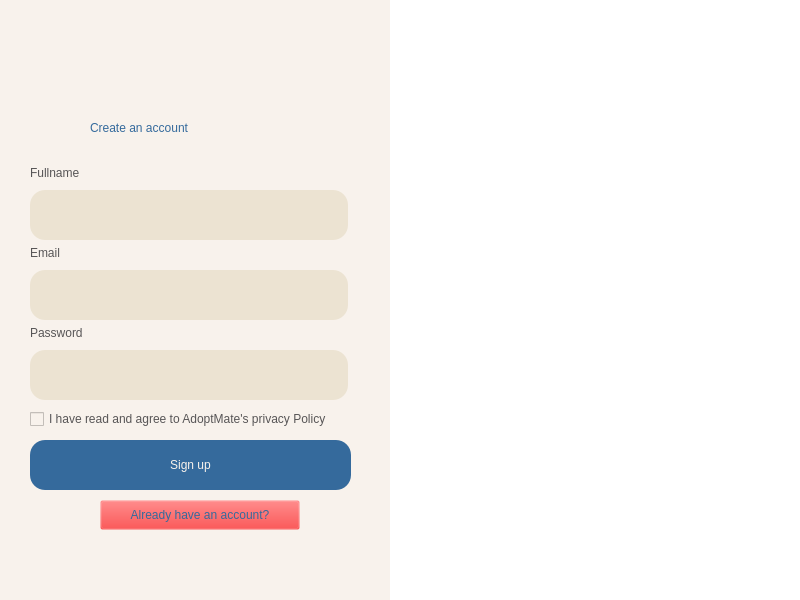
<?xml version="1.0" encoding="UTF-8"?>
<ui version="4.0">
 <class>MainWindow</class>
 <widget class="QMainWindow" name="MainWindow">
  <property name="geometry">
   <rect>
    <x>0</x>
    <y>0</y>
    <width>800</width>
    <height>600</height>
   </rect>
  </property>
  <property name="windowTitle">
   <string>MainWindow</string>
  </property>
  <property name="styleSheet">
   <string notr="true">background-color: #F8F2EC;</string>
  </property>
  <widget class="QWidget" name="centralwidget">
   <widget class="QLabel" name="label_4">
    <property name="geometry">
     <rect>
      <x>30</x>
      <y>160</y>
      <width>318</width>
      <height>25</height>
     </rect>
    </property>
    <property name="maximumSize">
     <size>
      <width>16777215</width>
      <height>25</height>
     </size>
    </property>
    <property name="styleSheet">
     <string notr="true">font: 12pt &quot;Bahnschrift&quot;;
color: #575556;</string>
    </property>
    <property name="text">
     <string>Fullname</string>
    </property>
   </widget>
   <widget class="QLineEdit" name="txtEmail">
    <property name="geometry">
     <rect>
      <x>30</x>
      <y>190</y>
      <width>318</width>
      <height>50</height>
     </rect>
    </property>
    <property name="maximumSize">
     <size>
      <width>16777215</width>
      <height>50</height>
     </size>
    </property>
    <property name="styleSheet">
     <string notr="true">background-color: #ECE3D2;
color: #356A9C;
font: 12pt &quot;Segoe UI&quot;;
border-radius: 15px;
padding-left: 5px;</string>
    </property>
   </widget>
   <widget class="QPushButton" name="btnLogin">
    <property name="geometry">
     <rect>
      <x>30</x>
      <y>440</y>
      <width>321</width>
      <height>50</height>
     </rect>
    </property>
    <property name="minimumSize">
     <size>
      <width>0</width>
      <height>50</height>
     </size>
    </property>
    <property name="maximumSize">
     <size>
      <width>16777215</width>
      <height>50</height>
     </size>
    </property>
    <property name="cursor">
     <cursorShape>PointingHandCursor</cursorShape>
    </property>
    <property name="styleSheet">
     <string notr="true">border-radius: 15px;
font: 600 16pt &quot;Bahnschrift&quot;;
background-color: #356a9c;
color: #F8F2EC;</string>
    </property>
    <property name="text">
     <string>Sign up</string>
    </property>
   </widget>
   <widget class="QLabel" name="label_3">
    <property name="geometry">
     <rect>
      <x>80</x>
      <y>20</y>
      <width>200</width>
      <height>80</height>
     </rect>
    </property>
    <property name="minimumSize">
     <size>
      <width>200</width>
      <height>80</height>
     </size>
    </property>
    <property name="maximumSize">
     <size>
      <width>200</width>
      <height>80</height>
     </size>
    </property>
    <property name="text">
     <string/>
    </property>
    <property name="pixmap">
     <pixmap>../img/logo.png</pixmap>
    </property>
    <property name="scaledContents">
     <bool>true</bool>
    </property>
   </widget>
   <widget class="QLabel" name="label_5">
    <property name="geometry">
     <rect>
      <x>30</x>
      <y>240</y>
      <width>318</width>
      <height>25</height>
     </rect>
    </property>
    <property name="maximumSize">
     <size>
      <width>16777215</width>
      <height>25</height>
     </size>
    </property>
    <property name="styleSheet">
     <string notr="true">font: 12pt &quot;Bahnschrift&quot;;
color: #575556;</string>
    </property>
    <property name="text">
     <string>Email</string>
    </property>
   </widget>
   <widget class="QLabel" name="label_7">
    <property name="geometry">
     <rect>
      <x>90</x>
      <y>100</y>
      <width>201</width>
      <height>56</height>
     </rect>
    </property>
    <property name="styleSheet">
     <string notr="true">color: #356a9c;
font: 20pt &quot;Bahnschrift&quot;;</string>
    </property>
    <property name="text">
     <string>Create an account</string>
    </property>
   </widget>
   <widget class="QLabel" name="label_8">
    <property name="geometry">
     <rect>
      <x>30</x>
      <y>320</y>
      <width>318</width>
      <height>25</height>
     </rect>
    </property>
    <property name="maximumSize">
     <size>
      <width>16777215</width>
      <height>25</height>
     </size>
    </property>
    <property name="styleSheet">
     <string notr="true">font: 12pt &quot;Bahnschrift&quot;;
color: #575556;</string>
    </property>
    <property name="text">
     <string>Password</string>
    </property>
   </widget>
   <widget class="QLineEdit" name="txtPassword_2">
    <property name="geometry">
     <rect>
      <x>30</x>
      <y>350</y>
      <width>318</width>
      <height>50</height>
     </rect>
    </property>
    <property name="maximumSize">
     <size>
      <width>16777215</width>
      <height>50</height>
     </size>
    </property>
    <property name="styleSheet">
     <string notr="true">background-color: #ECE3D2;
color: #356A9C;
font: 12pt &quot;Segoe UI&quot;;
border-radius: 15px;
padding-left: 5px;</string>
    </property>
    <property name="echoMode">
     <enum>QLineEdit::Password</enum>
    </property>
   </widget>
   <widget class="QLineEdit" name="txtEmail_2">
    <property name="geometry">
     <rect>
      <x>30</x>
      <y>270</y>
      <width>318</width>
      <height>50</height>
     </rect>
    </property>
    <property name="maximumSize">
     <size>
      <width>16777215</width>
      <height>50</height>
     </size>
    </property>
    <property name="styleSheet">
     <string notr="true">background-color: #ECE3D2;
color: #356A9C;
font: 12pt &quot;Segoe UI&quot;;
border-radius: 15px;
padding-left: 5px;</string>
    </property>
   </widget>
   <widget class="QPushButton" name="btn_login">
    <property name="geometry">
     <rect>
      <x>100</x>
      <y>500</y>
      <width>200</width>
      <height>30</height>
     </rect>
    </property>
    <property name="minimumSize">
     <size>
      <width>52</width>
      <height>30</height>
     </size>
    </property>
    <property name="maximumSize">
     <size>
      <width>200</width>
      <height>30</height>
     </size>
    </property>
    <property name="cursor">
     <cursorShape>PointingHandCursor</cursorShape>
    </property>
    <property name="styleSheet">
     <string notr="true">font: 12pt &quot;Bahnschrift&quot;;
color: #356a9c;
background-color: rgba(255, 0, 0, 0);</string>
    </property>
    <property name="text">
     <string>Already have an account?</string>
    </property>
   </widget>
   <widget class="QWidget" name="widget" native="true">
    <property name="geometry">
     <rect>
      <x>390</x>
      <y>-10</y>
      <width>411</width>
      <height>611</height>
     </rect>
    </property>
    <property name="styleSheet">
     <string notr="true">background-color: white;</string>
    </property>
    <widget class="QLabel" name="label_2">
     <property name="geometry">
      <rect>
       <x>10</x>
       <y>100</y>
       <width>376</width>
       <height>400</height>
      </rect>
     </property>
     <property name="maximumSize">
      <size>
       <width>16777215</width>
       <height>400</height>
      </size>
     </property>
     <property name="text">
      <string/>
     </property>
     <property name="pixmap">
      <pixmap>../img/3766277.png</pixmap>
     </property>
     <property name="scaledContents">
      <bool>true</bool>
     </property>
    </widget>
   </widget>
   <widget class="QCheckBox" name="checkBox">
    <property name="geometry">
     <rect>
      <x>30</x>
      <y>410</y>
      <width>341</width>
      <height>18</height>
     </rect>
    </property>
    <property name="cursor">
     <cursorShape>PointingHandCursor</cursorShape>
    </property>
    <property name="styleSheet">
     <string notr="true">font: 11pt &quot;Bahnschrift&quot;;
color: #575556;</string>
    </property>
    <property name="text">
     <string>I have read and agree to AdoptMate's privacy Policy</string>
    </property>
   </widget>
  </widget>
 </widget>
 <resources/>
 <connections/>
</ui>
